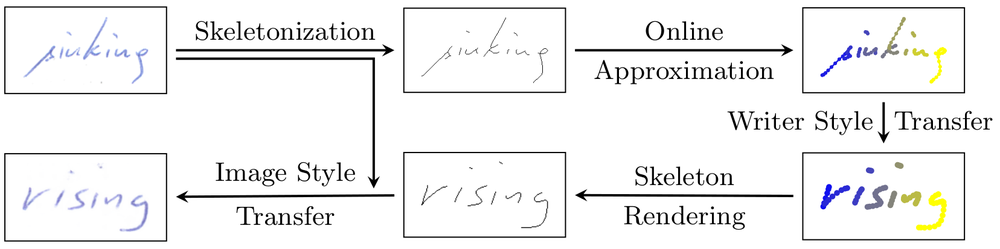
#> input picture pipeline.png, 1000 x 249 px, shrunk from 1656 x 413 before the run
$ python pix2pix_append.py ../.. out
#> lines starting #> are read from the running program, lines starting #| are printed output that depends on the picture
#!/usr/bin/env python3

import argparse
import os
import sys

from PIL import Image

from tqdm import tqdm

from multiprocessing import Pool


def processImage(inputA, inputB, fileName, output):
    imgA = Image.open(os.path.join(inputA, fileName))

    if inputB:
        imgB = Image.open(os.path.join(inputB, fileName))
    else:
        imgB = Image.new("RGB", imgA.size, (255, 255, 255))

    widthA, heightA = imgA.size
    widthB, heightB = imgB.size
    assert (widthA == widthB)
    assert (heightA == heightB)

    img = Image.new("RGB", (imgA.size[0] * 2, imgA.size[1]), (255, 255, 255))
    img.paste(imgA)
    img.paste(imgB, (imgA.size[0], 0))

    img.save(os.path.join(output, fileName))


def processInputDataset(inputA, inputB, output):

#> called with inputA = '../..', output = 'out'
    print("Processing dataset ...")

    fileNamesA = set([f for f in os.listdir(inputA) if os.path.isfile(os.path.join(inputA, f))])

    if inputB:
        fileNamesB = set([f for f in os.listdir(inputB) if os.path.isfile(os.path.join(inputB, f))])
        fileNames = fileNamesA.intersection(fileNamesB)
    else:
        fileNames = fileNamesA

    with Pool() as pool:

        tasks = list()

        for fileName in tqdm(fileNames, desc="Creating tasks"):
            tasks.append(pool.apply_async(processImage, (inputA, inputB, fileName, output)))
#> this loop made 2 passes
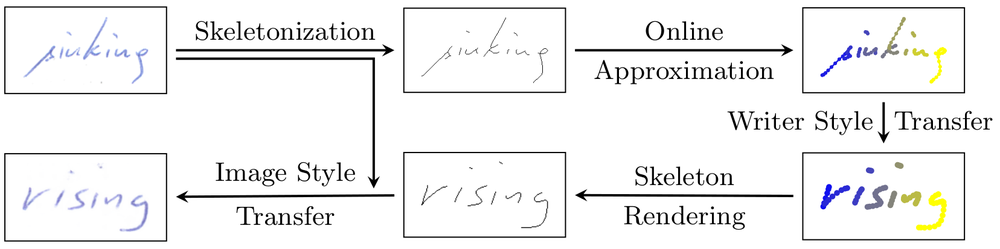
#> input picture pipeline.png, 1000 x 249 px, shrunk from 1656 x 413 before the run
#> pass 1, in processImage, `img.save(os.path.join(output, fileName))`:
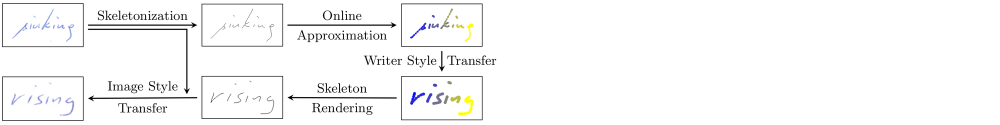
#> saved as pipeline.png: PIL image 2000x249 RGB (shown at 1/2 size); mean R, G, B 248.1, 248.2, 248.2
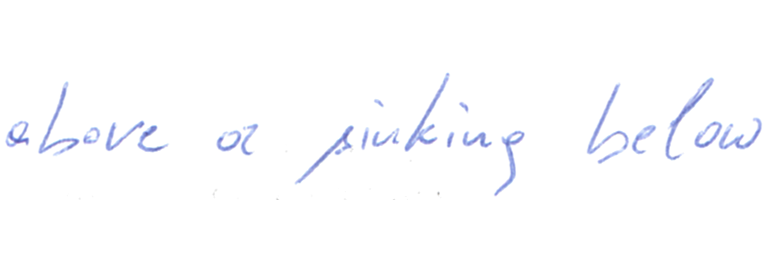
#> input picture input.png, 768 x 256 px

        for task in tqdm(tasks, desc="Waiting for tasks to complete"):
            task.wait()


def main():

    parser = argparse.ArgumentParser(description='Converts the CVL dataset to a skeleton version.')
    parser.add_argument('inputA', help='The A side input folder')
    parser.add_argument('--inputB', default=None, help='The B side input folder')
    parser.add_argument('output', help='The output folder for pix2pix training')
    args = parser.parse_args()

    print(args)

    if not os.path.isdir(args.output):
        os.makedirs(args.output)

    processInputDataset(args.inputA, args.inputB, args.output)


if __name__ == "__main__":
    main()
